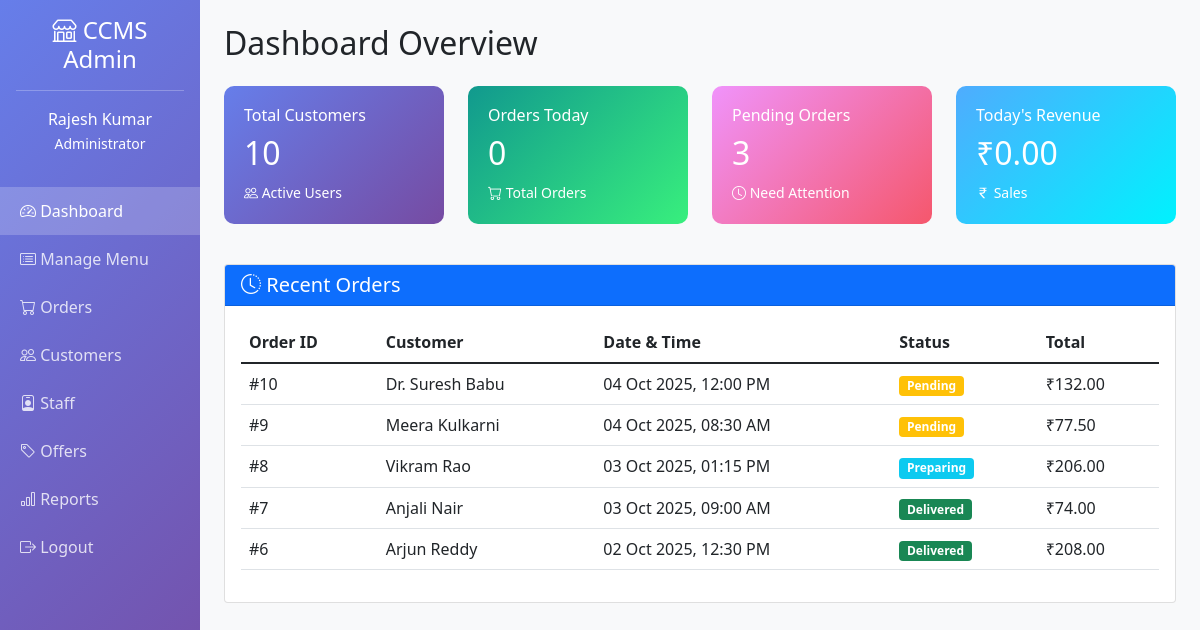
Screenshot of /UI/admin/dashboard.php (signed in) with the database file from the repository.
### tables this page shows
CREATE TABLE `ORDER` (
    Order_ID INT PRIMARY KEY AUTO_INCREMENT,
    Date_Time DATETIME NOT NULL,
    Status VARCHAR(50),
    Customer_ID INT,
    FOREIGN KEY (Customer_ID) REFERENCES CUSTOMER(Customer_ID) ON DELETE SET NULL
);

CREATE TABLE CUSTOMER (
    Customer_ID INT PRIMARY KEY AUTO_INCREMENT,
    Name VARCHAR(100) NOT NULL,
    DOB DATE,
    Wallet_Bal DECIMAL(10, 2) DEFAULT 0.00,
    Is_Active BOOLEAN DEFAULT TRUE
);

### UI/admin/dashboard.php (the view, shortened to what this page needs)
<?php
$conn = getDBConnection();
$stats = [];
$result = $conn->query("SELECT COUNT(*) as count FROM CUSTOMER WHERE Is_Active = 1");
$stats['customers'] = $result->fetch_assoc()['count'];
$result = $conn->query("SELECT COUNT(*) as count FROM `ORDER` WHERE DATE(Date_Time) = CURDATE()");
$stats['orders_today'] = $result->fetch_assoc()['count'];
$result = $conn->query("SELECT Get_Daily_Sales(CURDATE()) as revenue");
$stats['revenue_today'] = $result->fetch_assoc()['revenue'];
$result = $conn->query("SELECT COUNT(*) as count FROM `ORDER` WHERE Status IN ('Pending', 'Preparing')");
$stats['pending_orders'] = $result->fetch_assoc()['count'];
$recent_orders = $conn->query("
    SELECT o.Order_ID, c.Name as Customer, o.Date_Time, o.Status,
           Calculate_Order_Total(o.Order_ID) as Total
    FROM `ORDER` o
    JOIN CUSTOMER c ON o.Customer_ID = c.Customer_ID
    ORDER BY o.Date_Time DESC
    LIMIT 5
");
?>
<!DOCTYPE html>
<html lang="en">
<head>
    <link href="https://cdn.jsdelivr.net/npm/bootstrap@5.1.3/dist/css/bootstrap.min.css" rel="stylesheet">
    <link rel="stylesheet" href="https://cdn.jsdelivr.net/npm/bootstrap-icons@1.7.2/font/bootstrap-icons.css">
</head>
<body>
    <div class="container-fluid">
        <div class="row">
            <div class="col-md-2 sidebar p-0">
                <div class="p-3 text-center">
                    <h4><i class="bi bi-shop"></i> CCMS Admin</h4>
                    <hr class="bg-white">
                    <p class="mb-0"><?php echo $_SESSION['name']; ?></p>
                    <small>Administrator</small>
                </div>
                <nav class="mt-3">
                    <a href="dashboard.php" class="active"><i class="bi bi-speedometer2"></i> Dashboard</a>
                    <a href="menu.php"><i class="bi bi-card-list"></i> Manage Menu</a>
                    <a href="orders.php"><i class="bi bi-cart"></i> Orders</a>
                    <a href="customers.php"><i class="bi bi-people"></i> Customers</a>
                    <a href="staff.php"><i class="bi bi-person-badge"></i> Staff</a>
                    <a href="offers.php"><i class="bi bi-tag"></i> Offers</a>
                    <a href="reports.php"><i class="bi bi-bar-chart"></i> Reports</a>
                    <a href="../logout.php"><i class="bi bi-box-arrow-right"></i> Logout</a>
                </nav>
            </div>
            <div class="col-md-10 p-4">
                <h2 class="mb-4">Dashboard Overview</h2>
                <div class="row mb-4">
                    <div class="col-md-3 mb-3">
                        <div class="stat-card">
                            <h6>Total Customers</h6>
                            <h2><?php echo $stats['customers']; ?></h2>
                            <small><i class="bi bi-people"></i> Active Users</small>
                        </div>
                    </div>
                    <div class="col-md-3 mb-3">
                        <div class="stat-card success">
                            <h6>Orders Today</h6>
                            <h2><?php echo $stats['orders_today']; ?></h2>
                            <small><i class="bi bi-cart"></i> Total Orders</small>
                        </div>
                    </div>
                    <div class="col-md-3 mb-3">
                        <div class="stat-card warning">
                            <h6>Pending Orders</h6>
                            <h2><?php echo $stats['pending_orders']; ?></h2>
                            <small><i class="bi bi-clock"></i> Need Attention</small>
                        </div>
                    </div>
                    <div class="col-md-3 mb-3">
                        <div class="stat-card info">
                            <h6>Today's Revenue</h6>
                            <h2>₹<?php echo number_format($stats['revenue_today'], 2); ?></h2>
                            <small><i class="bi bi-currency-rupee"></i> Sales</small>
                        </div>
                    </div>
                </div>
                <div class="card">
                    <div class="card-header bg-primary text-white">
                        <h5 class="mb-0"><i class="bi bi-clock-history"></i> Recent Orders</h5>
                    </div>
                    <div class="card-body">
                        <div class="table-responsive">
                            <table class="table table-hover">
                                <thead>
                                    <tr>
                                        <th>Order ID</th>
                                        <th>Customer</th>
                                        <th>Date & Time</th>
                                        <th>Status</th>
                                        <th>Total</th>
                                    </tr>
                                </thead>
                                <tbody>
                                    <?php while ($order = $recent_orders->fetch_assoc()): ?>
                                    <tr>
                                        <td>#<?php echo $order['Order_ID']; ?></td>
                                        <td><?php echo $order['Customer']; ?></td>
                                        <td><?php echo date('d M Y, h:i A', strtotime($order['Date_Time'])); ?></td>
                                        <td>
                                            <?php
                                            $badge_class = [
                                                'Pending' => 'warning',
                                                'Preparing' => 'info',
                                                'Delivered' => 'success',
                                                'Cancelled' => 'danger'
                                            ];
                                            $class = $badge_class[$order['Status']] ?? 'secondary';
                                            ?>
                                            <span class="badge bg-<?php echo $class; ?>"><?php echo $order['Status']; ?></span>
                                        </td>
                                        <td>₹<?php echo number_format($order['Total'], 2); ?></td>
                                    </tr>
                                    <?php endwhile; ?>
                                </tbody>
                            </table>
                        </div>
                    </div>
                </div>
            </div>
        </div>
    </div>
</body>
</html>

### UI/admin/dashboard.php (style rules this page uses)
body { background-color: #f8f9fa; }
.sidebar { min-height: 100vh; background: linear-gradient(135deg, #667eea 0%, #764ba2 100%); color: white; }
.sidebar a { color: rgba(255,255,255,0.8); text-decoration: none; padding: 12px 20px; display: block; transition: all 0.3s; }
.sidebar a:hover, .sidebar a.active { background: rgba(255,255,255,0.2); color: white; }
.stat-card { border-radius: 10px; padding: 20px; color: white; background: linear-gradient(135deg, #667eea 0%, #764ba2 100%); }
.stat-card.success { background: linear-gradient(135deg, #11998e 0%, #38ef7d 100%); }
.stat-card.warning { background: linear-gradient(135deg, #f093fb 0%, #f5576c 100%); }
.stat-card.info { background: linear-gradient(135deg, #4facfe 0%, #00f2fe 100%); }

### rows the page displays
order: Order_ID "10", Customer_ID.Name "Dr. Suresh Babu", Date_Time "04 Oct 2025, 12:00 PM", Status "Pending", Total "132.00"
order: Order_ID "9", Customer_ID.Name "Meera Kulkarni", Date_Time "04 Oct 2025, 08:30 AM", Status "Pending", Total "77.50"
order: Order_ID "8", Customer_ID.Name "Vikram Rao", Date_Time "03 Oct 2025, 01:15 PM", Status "Preparing", Total "206.00"
order: Order_ID "7", Customer_ID.Name "Anjali Nair", Date_Time "03 Oct 2025, 09:00 AM", Status "Delivered", Total "74.00"
order: Order_ID "6", Customer_ID.Name "Arjun Reddy", Date_Time "02 Oct 2025, 12:30 PM", Status "Delivered", Total "208.00"

### other values shown
$_SESSION['name'] "Rajesh Kumar"
$stats['customers'] "10"
$stats['orders_today'] "0"
$stats['pending_orders'] "3"
$stats['revenue_today'] "0.00"
